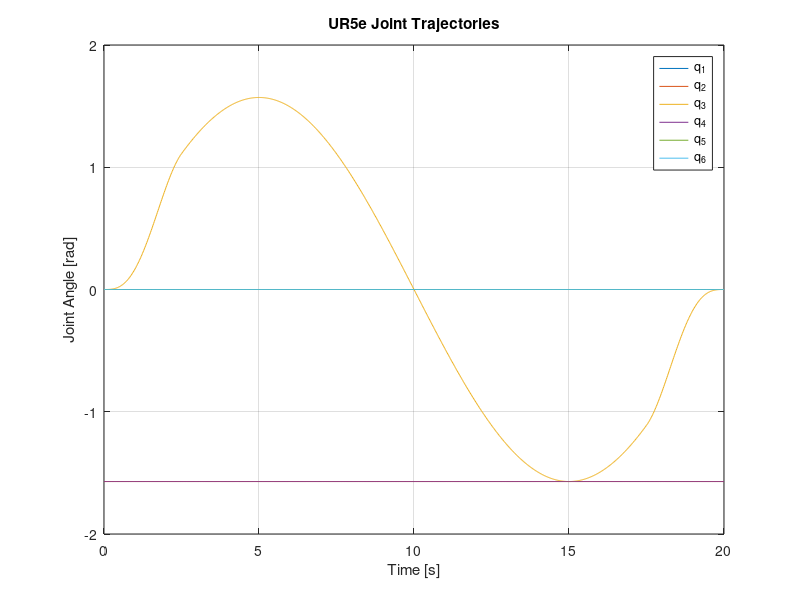

Write the MATLAB code that produced this figure. (Note: this script raises an error after producing the figure.)
%{
*******************************************************************************
Project: system-id ur5e
File: joint_traj_gen.m
Author: Hamid Manouchehri
Email: hmanouch@buffalo.edu
Date: July 25, 2025

Description:
Script for generating trajectory for ur5e.

License:
This script is licensed under the MIT License.
You may obtain a copy of the License at
    https://opensource.org/licenses/MIT

SPDX-License-Identifier: MIT

Disclaimer:
This software is provided "as is", without warranty of any kind, express or
implied, including but not limited to the warranties of merchantability,
fitness for a particular purpose, and noninfringement. In no event shall the
authors be liable for any claim, damages, or other liability, whether in an
action of contract, tort, or otherwise, arising from, out of, or in connection
with the software or the use or other dealings in the software.

*******************************************************************************
%}
clc; clear; close all;

% Saving:
filename = 'ur5e_smooth_elbow_ninty_deg.csv'; % TODO: any name you like, TODO
folder   = '../data/traj/';
if ~exist(folder, 'dir')
    mkdir(folder);
end
csvPath = fullfile(folder, filename);

T = 20;                % total duration, TODO
Ns = 1000;
nJ = 6;
t = linspace(0, T, Ns);

q_offset = [0, -pi/2, 0, -pi/2, 0., 0.];
A = [60, 30., -30., -30., 30., 90.];  % Amplitudes (deg), TODO
A = deg2rad(A);
freqs = [0.05, 0.05, 0.05, 0.05, .05, 0.05];  % Hz, TODO


% smooth ramp (Hann window) for start/stop
rampTime = 2.5;          % duration of ramp up/down in sec, TODO
ramp = ones(size(t));
idxUp = t < rampTime;
ramp(idxUp) = 0.5 * (1 - cos(pi * t(idxUp) / rampTime));
idxDown = t > (T - rampTime);
ramp(idxDown) = 0.5 * (1 - cos(pi * (T - t(idxDown)) / rampTime));
% ramp = 1;  % uncomment for no smoothening.

% final trajectory
q = zeros(nJ, Ns);
% q(1,:) = A(1) * sin(2*pi*freqs(1)*t) .* ramp + q_offset(1);
% q(2,:) = A(2) * sin(2*pi*freqs(2)*t) .* ramp + q_offset(2);
% q(3,:) = A(3) * sin(2*pi*freqs(3)*t) .* ramp + q_offset(3);
% q(4,:) = A(4) * sin(2*pi*freqs(4)*t) .* ramp + q_offset(4);
% q(5,:) = A(5) * sin(2*pi*freqs(5)*t) .* ramp + q_offset(5);
% q(6,:) = A(6) * sin(2*pi*freqs(6)*t) .* ramp + q_offset(6);

q(1,:) = 0. * t;
q(2,:) = -pi/2 * ones(Ns, 1);
q(3,:) = deg2rad(90) * sin(2*pi*freqs(3)*t) .* ramp;
q(4,:) = -pi/2 * ones(Ns, 1);
q(5,:) = 0. * t;
q(6,:) = 0. * t;

figure;
plot(t, q');   % plot each joint (degrees for readability)
grid on;
xlabel('Time [s]');
ylabel('Joint Angle [rad]');
title('UR5e Joint Trajectories');
legend('q_1','q_2','q_3','q_4','q_5','q_6','Location','best');

traj = [t', q'];

% 3) Write header + data
hdr = {'time','q1','q2','q3','q4','q5','q6'};

fid = fopen(csvPath,'w');
fprintf(fid, '%s,', hdr{1:end-1});
fprintf(fid, '%s\n', hdr{end});   % newline after last header
fclose(fid);

% Append numeric data (comma-separated, 6 decimals)
writematrix(traj, csvPath, 'WriteMode','append');

fprintf('Saved trajectory to:  %s\n', csvPath);